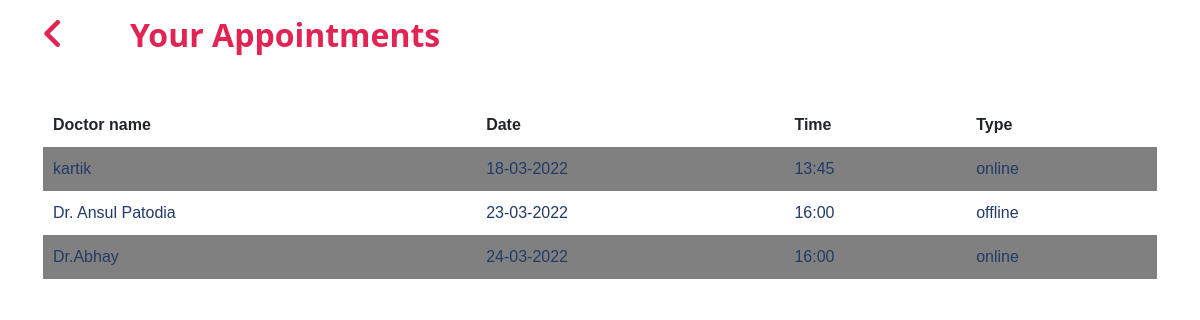
Screenshot of /my_appoint.php (signed in) with the database file from the repository.
### tables this page shows
CREATE TABLE `appointment` (
  `id` int(10) NOT NULL,
  `doc_id` int(100) DEFAULT NULL,
  `doc_name` varchar(100) DEFAULT NULL,
  `p_id` int(10) DEFAULT NULL,
  `p_name` varchar(100) DEFAULT NULL,
  `p_number` varchar(100) DEFAULT NULL,
  `p_email` varchar(100) DEFAULT NULL,
  `date` varchar(100) DEFAULT NULL,
  `time` varchar(100) DEFAULT NULL,
  `type` varchar(100) DEFAULT NULL
);

### my_appoint.php (the view, shortened to what this page needs)
<?php
$sus= $_SESSION['pemail'];
$con=mysqli_connect("localhost","root","");
 $q="select doc_name,date,time,type from appointment where p_email='$sus'";
 $result=mysqli_query($con,$q)or die(mysqli_error($con));
 ?>
<!DOCTYPE html>
<html lang="en">
<head>
  <link href="https://cdn.jsdelivr.net/npm/bootstrap@5.1.3/dist/css/bootstrap.min.css" rel="stylesheet">
  <link rel="stylesheet" href="webs">
</head>
<body>
<div class="container mt-3">
    <div class="row">
      <div class="col-md-8">
        <h2><a href="website.php"><i class='fas fa-angle-left' style='font-size:36px; color: #e12454;'></i></a></h2>
        <h2><b class="offset-1">Your Appointments</b></h2>
      </div>
    </div><br> <br>
</body>
</html>
<?php
echo "<table border='1'>
<tr>
<th>Doctor name</th>
<th>Date</th>
<th>Time</th>
<th>Type</th>
<tr>
";
 while($row=mysqli_fetch_array($result)){
    echo "<tr>";
  echo "<td>".$row['doc_name']."</td>";
  echo "<td>".$row['date']."</td>";
  echo "<td>".$row['time']."</td>";
  echo "<td>".$row['type']."</td>";
  echo "</tr>";
}
echo "</table>";
?>

### my_appoint.php (style rules this page uses)
table { font-family:sans-serif; width: 100%; border-collapse:collapse; border-color:white; }
td { color:#223a66; padding:10px; text-alignment:center; }
th { background-color:white; padding:10px }
tr { background-color:grey; border-radius:30px; }
tr:nth-child(even) { background-color:white; }
h2 { color: #e12454; display: inline; }

### rows the page displays
appointment: doc_name "kartik", date "18-03-2022", time "13:45", type "online"
appointment: doc_name "Dr. Ansul Patodia", date "23-03-2022", time "16:00", type "offline"
appointment: doc_name "Dr.Abhay", date "24-03-2022", time "16:00", type "online"
